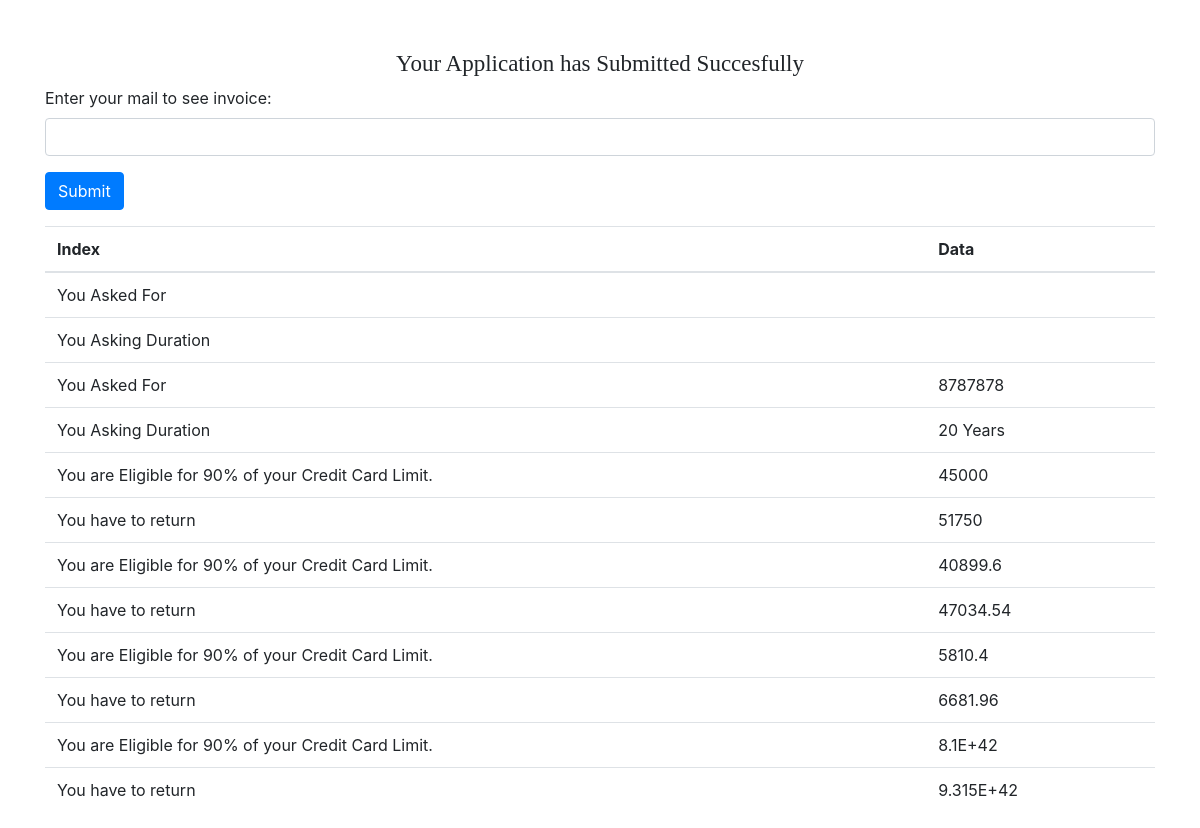
/Viewer/invoice.php, run on the app's committed database.
### tables this page shows
CREATE TABLE `persondemand` (
  `id` int(11) NOT NULL,
  `email` varchar(100) NOT NULL,
  `amount` varchar(200) NOT NULL,
  `duration` varchar(200) NOT NULL,
  `platform` varchar(200) NOT NULL,
  `trxid` varchar(100) NOT NULL
);

CREATE TABLE `persondetails` (
  `id` int(11) NOT NULL,
  `email` varchar(100) NOT NULL,
  `address` varchar(2000) NOT NULL,
  `duration` varchar(200) NOT NULL,
  `employer` varchar(200) NOT NULL,
  `occupation` varchar(200) NOT NULL,
  `experience` varchar(200) NOT NULL,
  `mincome` varchar(200) NOT NULL,
  `rent` varchar(200) NOT NULL,
  `dpayment` varchar(200) NOT NULL,
  `ccn` varchar(200) NOT NULL,
  `card_expiry` varchar(200) NOT NULL,
  `cvv` varchar(200) NOT NULL,
  `limitt` varchar(200) NOT NULL
);

### Viewer/invoice.php (the view, shortened to what this page needs)
<?php
require_once "config.php";
?>
<html>
	<head>
		 <link rel="stylesheet" href="https://stackpath.bootstrapcdn.com/bootstrap/4.5.2/css/bootstrap.min.css">
	</head>
	<body class="container">
<h3 style="font-family: tahoma; text-align: center; font-size: 23px; margin-top: 50px;">Your Application has Submitted Succesfully</h3>
<form action="<?php echo htmlspecialchars($_SERVER["PHP_SELF"]); ?>" method="post">
            <div class="form-group">
                <label>Enter your mail to see invoice:</label>
                <input type="email" name="email" class="form-control <?php echo (!empty($email_err)) ? 'is-invalid' : ''; ?>">
            </div>
            <div class="form-group">
                <input type="submit" class="btn btn-primary" value="Submit">
            </div>
</form>
<table class="table container">
  <thead>
    <tr>
      <th scope="col">Index</th>
      <th scope="col">Data</th>
    </tr>
  </thead>
  <tbody>
<?php
$records = mysqli_query($mysqli,"select * from persondemand where email='$email'");
$records1 = mysqli_query($mysqli,"select * from persondetails where email='$email'");
while($data = mysqli_fetch_array($records))
{
?>
  <tr>
    <td><?php echo "You Asked For" ?></td>
    <td><?php echo $data['amount']; ?></td>
  </tr>
  <tr>
    <td><?php echo "You Asking Duration" ?></td>
    <td><?php echo $data['duration']; ?></td>
  </tr>
<?php
}
while($data = mysqli_fetch_array($records1)){
?>
  <tr>
    <td><?php echo "You are Eligible for 90% of your Credit Card Limit." ?></td>
    <?php $eligible = $data['limitt']*0.9; ?>
    <td><?php echo $eligible; ?></td>
  </tr>
  <tr>
  	<td>You have to return</td>
  	<td><?php echo $eligible*1.15;  ?></td>
  </tr>
<?php
}
?>
  </tbody>
</table>
</body>
</html>

### data on the page
persondemand: amount "8787878", duration "20 Years"
persondetails: limitt "45000", $eligible*1.15 "51750"
persondetails: limitt "40899.6", $eligible*1.15 "47034.54"
persondetails: limitt "5810.4", $eligible*1.15 "6681.96"
persondetails: limitt "8.1E+42", $eligible*1.15 "9.315E+42"
